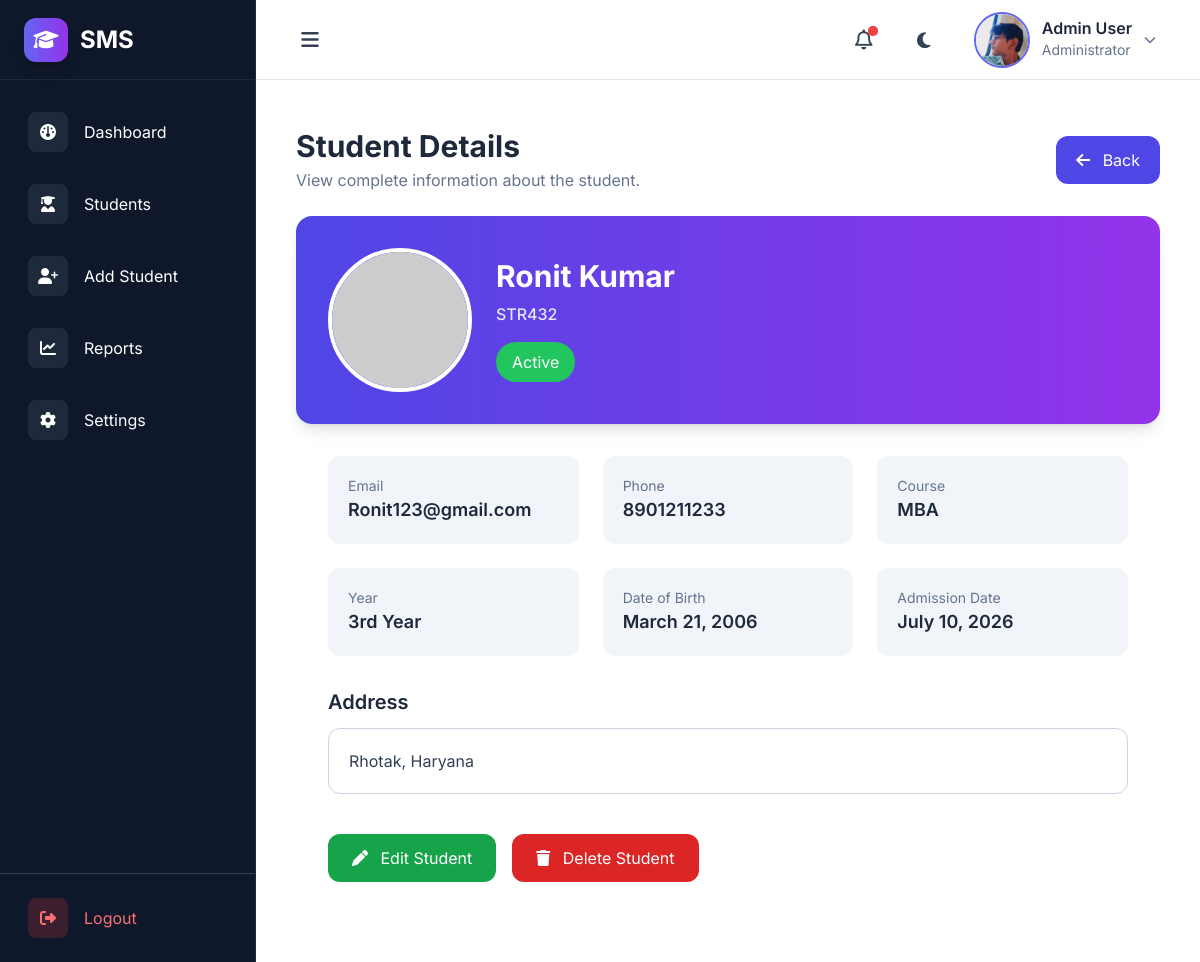
The app's page /student/3/ with its own data.
### MainApp/models.py (models this page shows, shortened)
class Student(models.Model):
    STATUS_CHOICES = [
        ("Active", "Active"),
        ("Inactive", "Inactive"),
    ]
    YEAR_CHOICES = [
        ('1st Year', '1st Year'),
        ('2nd Year', '2nd Year'),
        ('3rd Year', '3rd Year'),
        ('4th Year', '4th Year'),
    ]
    COURSES = [('BCA','BCA'),('B.Tech','B.Tech'),('MCA','MCA'),('BBA','BBA'),('MBA','MBA')]
    name = models.CharField(max_length=100)
    email = models.EmailField()
    student_id = models.CharField(max_length=20, unique=True)
    photo = models.ImageField(upload_to="students/", blank=True, null=True)
    courses = models.CharField(max_length=50, choices=COURSES)
    phone = models.CharField(max_length=10)
    year = models.CharField(
        max_length=20,
        choices=YEAR_CHOICES,
        default="1st Year"
    )
    date_of_birth = models.DateField()
    created_at = models.DateField(auto_now_add=True)
    status = models.CharField(
        max_length=20,
        choices=STATUS_CHOICES,
        default="Active"
    )
    address = models.TextField(blank=True, null=True)

### MainApp/views.py (the view)
# urls.py: path("student/<int:id>/", views.view_student, name="view_student"),
def view_student(request,id):
    student = Student.objects.get(id=id)
    return render(request, "view_student.html", {"student":student})

### MainApp/templates/view_student.html
{% extends 'base.html' %}
{% block content %}
<div class="max-w-6xl mx-auto px-4 py-4">
    <div class="flex items-center justify-between mb-6">
        <div>
            <h1 class="text-3xl font-bold text-slate-800 dark:text-white">
                Student Details
            </h1>
            <p class="text-slate-500 dark:text-slate-400 mt-1">
                View complete information about the student.
            </p>
        </div>
        <a href="{% url 'students' %}"
            class="px-5 py-3 rounded-xl bg-indigo-600 hover:bg-indigo-700 text-white transition">
            <i class="fa-solid fa-arrow-left mr-2"></i>
            Back
        </a>
    </div>
    <div class="bg-white dark:bg-slate-800 rounded-2xl shadow-lg overflow-hidden">
        <div class="bg-gradient-to-r from-indigo-600 to-purple-600 p-8">
            <div class="flex flex-col md:flex-row items-center gap-6">
                {% if student.photo %}
                <img src="{{ student.photo.url }}" class="w-36 h-36 rounded-full border-4 border-white object-cover">
                {% else %}
                <img src="https://ui-avatars.com/api/?name={{ student.name }}"
                    class="w-36 h-36 rounded-full border-4 border-white">
                {% endif %}
                <div class="text-center md:text-left">
                    <h2 class="text-3xl font-bold text-white">
                        {{ student.name }}
                    </h2>
                    <p class="font-sm font-medium text-indigo-100 mt-2">
                        {{ student.student_id }}
                    </p>
                    <span class="inline-block mt-4 px-4 py-2 rounded-full  {% if student.status == 'Active' %}
                    bg-green-500 text-white
                    {% else %}
                    bg-red-500 text-white
                    {% endif %}">
                        {{ student.status }}</span>
                </div>
            </div>
        </div>
    </div>
    <div class="p-8">
        <div class="grid grid-cols-1 md:grid-cols-2 lg:grid-cols-3 gap-6">
            <div class="bg-slate-100 dark:bg-slate-700 p-5 rounded-xl">
                <p class="text-sm text-slate-500">Email</p>
                <h3 class="font-semibold text-lg dark:text-white">
                    {{ student.email }}
                </h3>
            </div>
            <div class="bg-slate-100 dark:bg-slate-700 p-5 rounded-xl">
                <p class="text-sm text-slate-500">Phone</p>
                <h3 class="font-semibold text-lg dark:text-white">
                    {{ student.phone }}
                </h3>
            </div>
            <div class="bg-slate-100 dark:bg-slate-700 p-5 rounded-xl">
                <p class="text-sm text-slate-500">Course</p>
                <h3 class="font-semibold text-lg dark:text-white">
                    {{ student.courses }}
                </h3>
            </div>
            <div class="bg-slate-100 dark:bg-slate-700 p-5 rounded-xl">
                <p class="text-sm text-slate-500">Year</p>
                <h3 class="font-semibold text-lg dark:text-white">
                    {{ student.year }}
                </h3>
            </div>
            <div class="bg-slate-100 dark:bg-slate-700 p-5 rounded-xl">
                <p class="text-sm text-slate-500">Date of Birth</p>
                <h3 class="font-semibold text-lg dark:text-white">
                    {{ student.date_of_birth }}
                </h3>
            </div>
            <div class="bg-slate-100 dark:bg-slate-700 p-5 rounded-xl">
                <p class="text-sm text-slate-500">Admission Date</p>
                <h3 class="font-semibold text-lg dark:text-white">
                    {{ student.created_at }}
                </h3>
            </div>
        </div>
        <div class="mt-8">
            <h3 class="text-xl font-semibold mb-3 dark:text-white ">Address</h3>
            <div class="border border-slate-300 dark:border-slate-600 bg-white dark:bg-slate-700 rounded-xl p-5">
                <p class="text-slate-700 dark:text-white">{{ student.address }}</p>
            </div>
        </div>
        <div class="mt-10 flex gap-4">
            <a href="#"
                class="px-6 py-3 rounded-xl bg-green-600 hover:bg-green-700 text-white">
                <i class="fa-solid fa-pen mr-2"></i>
                Edit Student
            </a>
            <a href="#"
                class="px-6 py-3 rounded-xl bg-red-600 hover:bg-red-700 text-white">
                <i class="fa-solid fa-trash mr-2"></i>
                Delete Student
            </a>
        </div>
    </div>
</div>
{% endblock %}

### MainApp/static/src/style.css (style rules this page uses)
* { transition: background-color 0.4s ease, color 0.4s ease, border-color 0.4s ease, box-shadow 0.4s ease; }
html { scroll-behavior: smooth; }
body { font-family: "Inter", sans-serif; background: #f8fafc; color: #0f172a; }

### records on screen
Student: name "Ronit Kumar", student_id "STR432", status "Active", email "Ronit123@gmail.com", phone "8901211233", courses "MBA", year "3rd Year", date_of_birth "March 21, 2006", created_at "July 10, 2026", address "Rhotak, Haryana"
